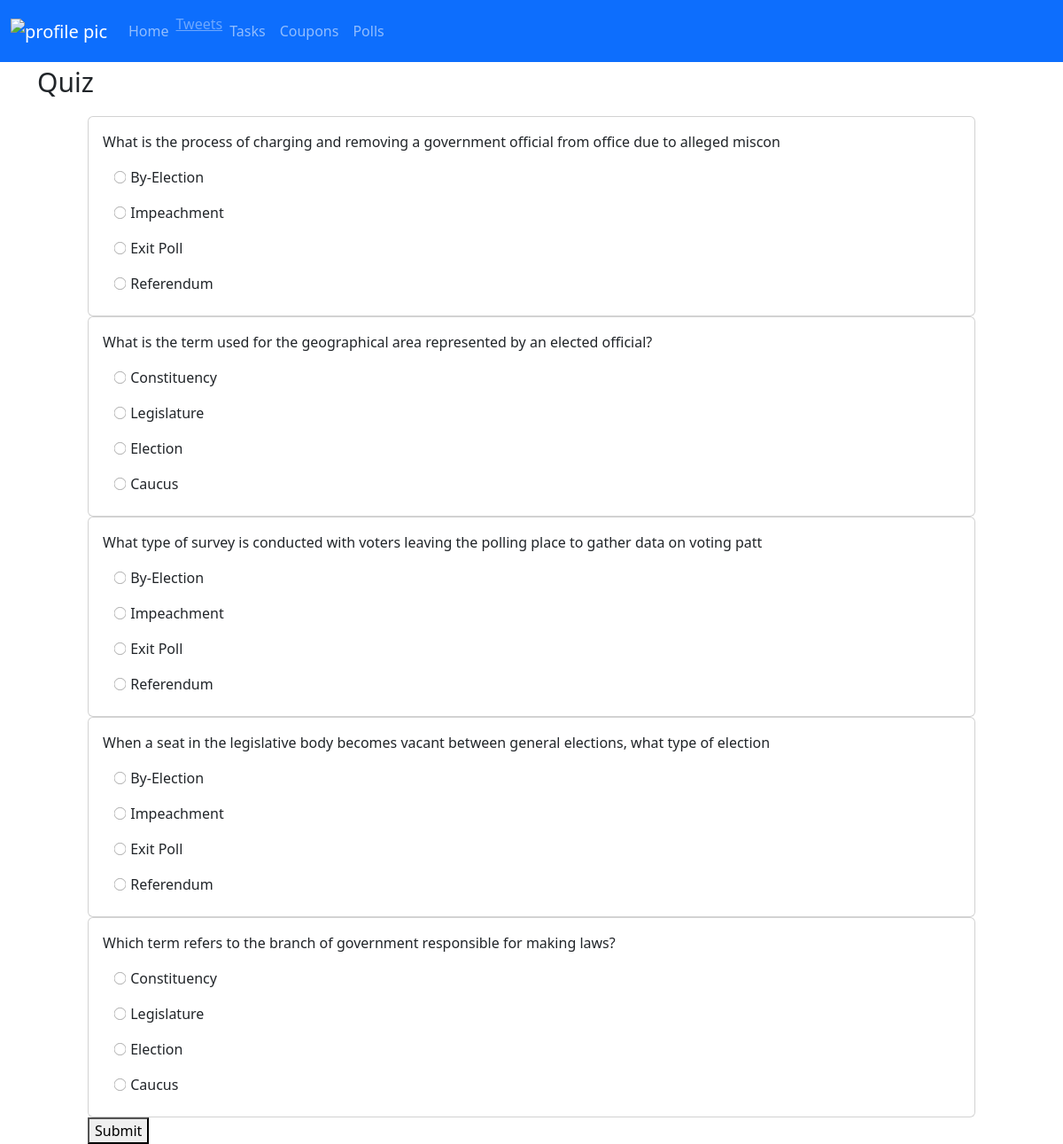
The app's page /quiz/ (signed in) with its own data.
### backend/models.py (models this page shows, shortened)
class Question(models.Model):
    query=models.CharField(max_length=100,primary_key=True)
    answer=models.ForeignKey(Option,related_name='question',on_delete=models.SET_NULL,null=True)
    options=models.ManyToManyField(Option,related_name='questions')

class Option(models.Model):
    name=models.CharField(max_length=100)

### backend/views.py (the view, shortened to what this page needs)
# urls.py: path('quiz/',views.quiz,name='quiz'),
def quiz(request):
    user=request.user
    profile=Profile.objects.get(user=user)
    this_quiz=None
    for quiz in Quiz.objects.all():
        if profile not in quiz.users.all():
            this_quiz=quiz
            break
    if this_quiz== None:
        messages.error(request,"You have attempted all the quizes")
        return redirect('home')
    if this_quiz.id==1:
        return render(request, 'quiz1.html', {'questions': this_quiz.questions.all()})
    else:
        return render(request, 'quiz2.html', {'questions': this_quiz.questions.all()})

### backend/templates/quiz1.html (shortened to what this page needs)
<!DOCTYPE html>
<html lang="en">
<head>
    <link href="https://cdn.jsdelivr.net/npm/bootstrap@5.3.1/dist/css/bootstrap.min.css" rel="stylesheet">
</head>
<body>
    <nav class="navbar navbar-expand-lg bg-primary" data-bs-theme="dark">
        <div class="container-fluid">
                <a class="navbar-brand" href="#">
                  <img src="profile.jpg" alt="profile pic" width="30" height="24">
                </a>
            <div class="collapse navbar-collapse" id="navbarSupportedContent">
                <ul class="navbar-nav me-auto mb-2 mb-lg-0">
                    <li class="nav-item">
                        <a class="nav-link", href = "{% url 'home2' %}">Home</a>
                    </li>
                    <li class="nav-item">
                        <a href="{% url 'home' %}""nav-link">Tweets</a>
                    </li>
                    <li class="nav-item">
                        <a class="nav-link", href = "{% url 'task' %}">Tasks</a>
                    </li>
                    <li class="nav-item">
                        <a class="nav-link", href = "{% url 'wheel' %}">Coupons</a>
                    </li>
                    <li class="nav-item">
                        <a class="nav-link", href = "">Polls</a>
                    </li>
                </ul>
            </div>
    </nav>
    <div class="titleQuiz container">Quiz</div>
    <div class="main2 container mt-3 mb-3">
        <form action="" method="post">
        {% for question in questions %}
        <div class="card">
            <div class="card-body">
                    <div class="mb-2">{{ question.query }}</div>
                    {% for option in question.options.all %}
                    <div class="makeItCrt">
                    <input type="radio" class="rrr" name="{{option.name}}" id="{{ question.id }}_option{{ forloop.counter }}">
                    <label for="{{ question.id }}_option{{ forloop.counter }}"> {{option.name}}</label>
                    </div>
                    {% endfor %}
                </div>
          </div>
            {% endfor %}
            <a href="{% url 'quiz2' %}"><button type="submit">Submit</button></a>
        </form>
      </div>
</body>
</html>

### backend/templates/quiz1.html (style rules this page uses)
html { height: 100%; }
body { height: 100%; width: 100%; }
.navbar { max-height: 70px; min-height: 70px; }
.main2 { display: flex; flex-direction: column; align-items: center; justify-content: center; }
.card-body { display: flex; flex-direction: column; min-width: 1000px; max-width: 1000px; }
.titleQuiz { font-size: 30px; }
.makeItCrt { display: grid; grid-template-columns: 0.5fr 20fr; margin: 8px; }
.rrr { -webkit-transform: scale(0.6); transform: scale(0.6); }

### records on screen
Question: query "What is the process of charging and removing a government official from office due to alleged miscon"
Option: name "By-Election"
Option: name "Impeachment"
Option: name "Exit Poll"
Option: name "Referendum"
Question: query "What is the term used for the geographical area represented by an elected official?"
Option: name "Constituency"
Option: name "Legislature"
Option: name "Election"
Option: name "Caucus"
Question: query "What type of survey is conducted with voters leaving the polling place to gather data on voting patt"
Question: query "When a seat in the legislative body becomes vacant between general elections, what type of election"
Question: query "Which term refers to the branch of government responsible for making laws?"
